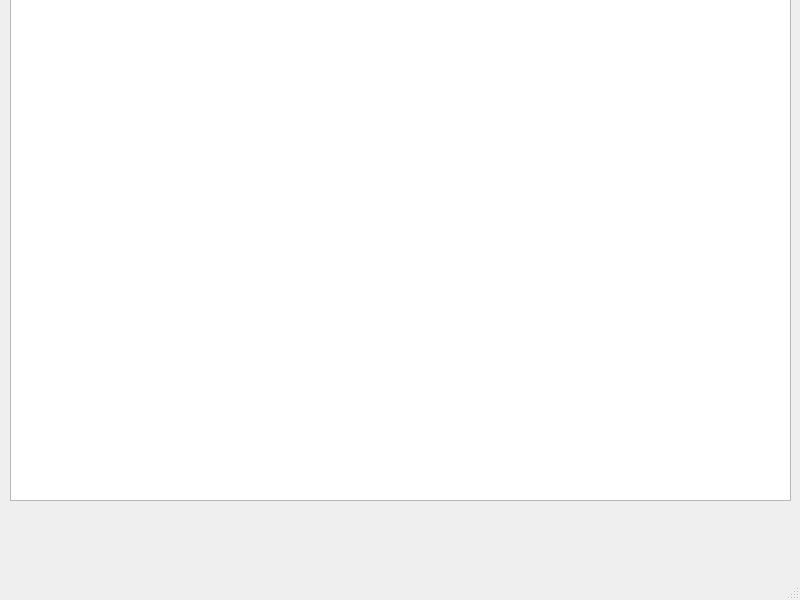
<?xml version="1.0" encoding="UTF-8"?>
<ui version="4.0">
 <class>MainWindow</class>
 <widget class="QMainWindow" name="MainWindow">
  <property name="geometry">
   <rect>
    <x>0</x>
    <y>0</y>
    <width>800</width>
    <height>600</height>
   </rect>
  </property>
  <property name="windowTitle">
   <string>MainWindow</string>
  </property>
  <widget class="QWidget" name="centralwidget">
   <widget class="QGraphicsView" name="graphicsView">
    <property name="geometry">
     <rect>
      <x>10</x>
      <y>-20</y>
      <width>781</width>
      <height>521</height>
     </rect>
    </property>
   </widget>
  </widget>
  <widget class="QMenuBar" name="menubar">
   <property name="geometry">
    <rect>
     <x>0</x>
     <y>0</y>
     <width>800</width>
     <height>21</height>
    </rect>
   </property>
  </widget>
  <widget class="QStatusBar" name="statusbar"/>
 </widget>
 <resources/>
 <connections/>
</ui>
